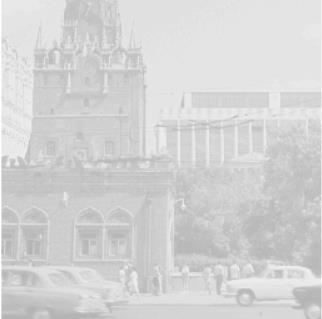
#> input picture equalization/in/img.png, 322 x 319 px; its folder holds only this picture in this run
$ python main.py
#> lines starting #> are read from the running program, lines starting #| are printed output that depends on the picture
import os
import cv2
import numpy as np
import matplotlib.pyplot as plt


INPUT_DIR = "in"
OUTPUT_DIR = "out"
OUTPUT_IMAGE_NAME = "equalized.png"
OUTPUT_HIST_BEFORE = "hist_before.png"
OUTPUT_HIST_AFTER = "hist_after.png"


def ensure_output_dir(path: str):
    if not os.path.exists(path):
        os.makedirs(path)


def find_input_image(input_dir: str) -> str:
    exts = (".png", ".jpg", ".jpeg", ".bmp", ".tif", ".tiff")
    for file_name in os.listdir(input_dir):
        if file_name.lower().endswith(exts):
            return os.path.join(input_dir, file_name)
    raise FileNotFoundError(f"В папке '{input_dir}' не найдено изображение.")


def compute_histogram(image: np.ndarray) -> np.ndarray:
    hist = np.zeros(256, dtype=np.int64)
    for value in image.ravel():
        hist[value] += 1
    return hist


def equalize_image(image: np.ndarray) -> np.ndarray:
    hist = compute_histogram(image)

    cdf = np.cumsum(hist)

    nonzero = np.nonzero(cdf)[0]
    if len(nonzero) == 0:
        return image.copy()

    cdf_min = cdf[nonzero[0]]
    total_pixels = image.size

    lut = np.zeros(256, dtype=np.uint8)

    for i in range(256):
        if cdf[i] < cdf_min:
            lut[i] = 0
        else:
            value = round((cdf[i] - cdf_min) * 255 / (total_pixels - cdf_min)) if total_pixels != cdf_min else 0
            lut[i] = np.clip(value, 0, 255)

    equalized = lut[image]
    return equalized


def save_histogram(hist: np.ndarray, title: str, save_path: str):
    plt.figure(figsize=(10, 5))
    plt.bar(np.arange(256), hist, width=1.0, color="gray")
    plt.title(title)
    plt.xlabel("Яркость")
    plt.ylabel("Количество пикселей")
    plt.xlim(0, 255)
    plt.grid(axis="y", linestyle="--", alpha=0.5)
    plt.tight_layout()
    plt.savefig(save_path)
    plt.close()


def main():
    ensure_output_dir(OUTPUT_DIR)

    image_path = find_input_image(INPUT_DIR)

    image = cv2.imread(image_path, cv2.IMREAD_GRAYSCALE)
#> image is the input picture: shape (319, 322); min 176, max 255, mean 211.6
    if image is None:
        raise ValueError(f"Не удалось загрузить изображение: {image_path}")

    hist_before = compute_histogram(image)
#> the loop in compute_histogram, `for value in image.ravel():` made 102718 passes
#> value on passes 1 to 3: 254, 242, 232
#> after the loop in compute_histogram, `for value in image.ravel():`: hist = 256 values, max 12323 at index 228, min 0 at index 0, mean 401.2
#> hist_before has the same summary as hist in compute_histogram
    save_histogram(hist_before, "Гистограмма исходного изображения", os.path.join(OUTPUT_DIR, OUTPUT_HIST_BEFORE))
#> in save_histogram, `plt.savefig(save_path)`:
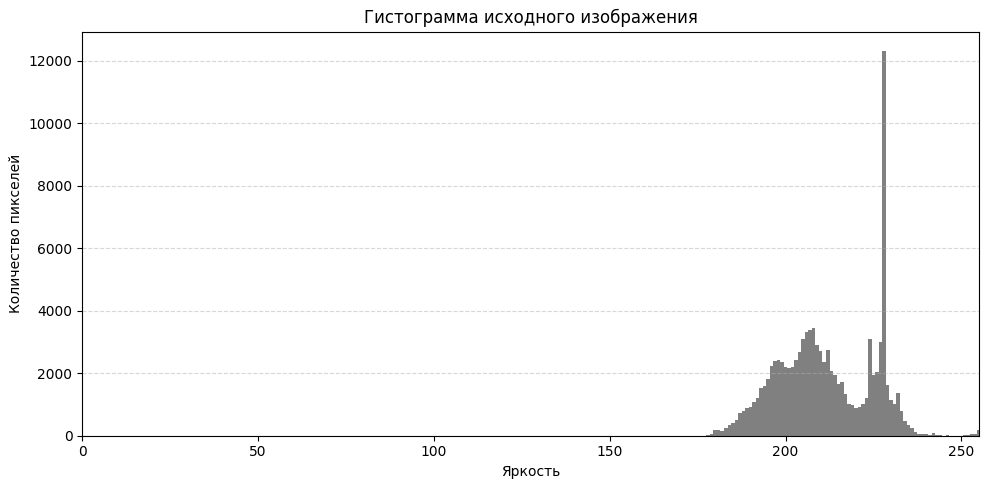
#> figure drawn by matplotlib, 1 panel; tallest bar 12323 high, from x = 227.5 to 228.5

    equalized_image = equalize_image(image)
#> the loop in compute_histogram (call 2), `for value in image.ravel():` made 102718 passes
#> in equalize_image, `cdf = np.cumsum(hist)`: cdf = 256 values from 0 to 102718
#> in equalize_image, `nonzero = np.nonzero(cdf)[0]`: nonzero = 80 values from 176 to 255
#> in equalize_image, `cdf_min = cdf[nonzero[0]]`: cdf_min = 3
#> after the loop in equalize_image, `for i in range(256):`: lut = 256 values from 0 to 255
#> in equalize_image, `equalized = lut[image]`:
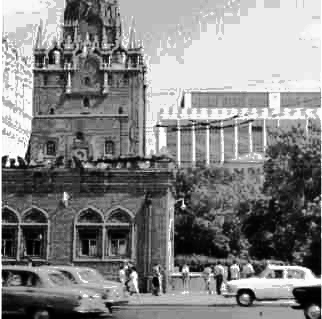
#> equalized: shape (319, 322); min 0, max 255, mean 131.7

    output_image_path = os.path.join(OUTPUT_DIR, OUTPUT_IMAGE_NAME)
    cv2.imwrite(output_image_path, equalized_image)

    hist_after = compute_histogram(equalized_image)
#> hist_after = 256 values, max 12323 at index 236, min 0 at index 6, mean 401.2
    save_histogram(hist_after, "Гистограмма эквализованного изображения", os.path.join(OUTPUT_DIR, OUTPUT_HIST_AFTER))
#> call 2 of save_histogram, with hist = array of shape (256,), title = 'Гистограмма эквализованного изображения', save_path = 'out/hist_after.png'
#> in save_histogram (call 2), `plt.savefig(save_path)`:
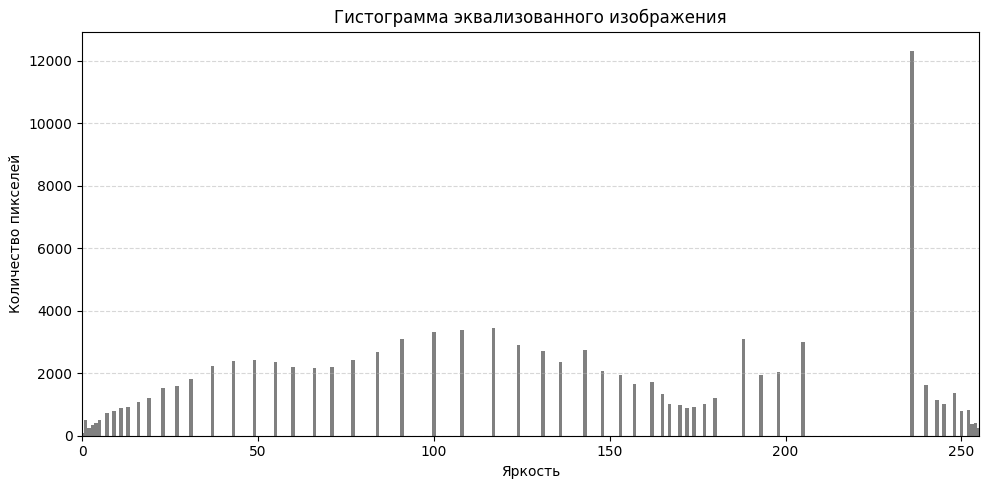
#> figure drawn by matplotlib, 1 panel; tallest bar 12323 high, from x = 235.5 to 236.5

    print(f"Исходное изображение: {image_path}")
    print(f"Эквализованное изображение сохранено: {output_image_path}")
    print(f"Гистограмма до эквализации: {os.path.join(OUTPUT_DIR, OUTPUT_HIST_BEFORE)}")
    print(f"Гистограмма после эквализации: {os.path.join(OUTPUT_DIR, OUTPUT_HIST_AFTER)}")


if __name__ == "__main__":
    main()
